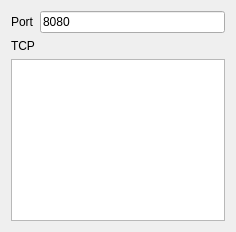
<?xml version="1.0" encoding="UTF-8"?>
<ui version="4.0">
 <class>tcpctrl</class>
 <widget class="QWidget" name="tcpctrl">
  <property name="geometry">
   <rect>
    <x>0</x>
    <y>0</y>
    <width>236</width>
    <height>232</height>
   </rect>
  </property>
  <property name="windowTitle">
   <string>tcpchtrl</string>
  </property>
  <layout class="QVBoxLayout" name="verticalLayout">
   <item>
    <layout class="QHBoxLayout" name="horizontalLayout">
     <item>
      <widget class="QLabel" name="label">
       <property name="text">
        <string>Port</string>
       </property>
      </widget>
     </item>
     <item>
      <widget class="QLineEdit" name="lineEdit_port">
       <property name="text">
        <string>8080</string>
       </property>
      </widget>
     </item>
    </layout>
   </item>
   <item>
    <widget class="QLabel" name="label_2">
     <property name="text">
      <string>TCP</string>
     </property>
    </widget>
   </item>
   <item>
    <widget class="QListView" name="listView"/>
   </item>
  </layout>
 </widget>
 <resources/>
 <connections/>
</ui>
